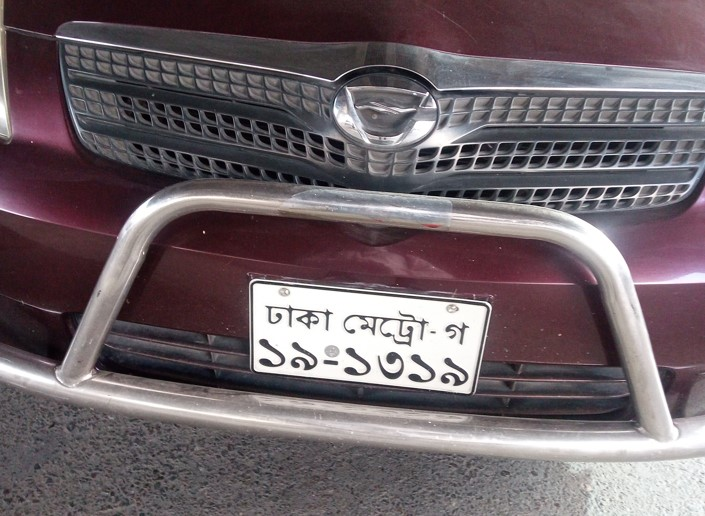
#> input picture test.jpg, 705 x 516 px
$ python another_way.py
#> lines starting #> are read from the running program, lines starting #| are printed output that depends on the picture; after the words box and inside, x2 and y2 are one past the last pixel; in counts of white or black regions, pixels touching at a corner belong together
import cv2
import pytesseract

image = cv2.imread('test.jpg')
#> image is the input picture: shape (516, 705, 3); mean B, G, R 101.8, 96.8, 108.9
gray = cv2.cvtColor(image, cv2.COLOR_BGR2GRAY)
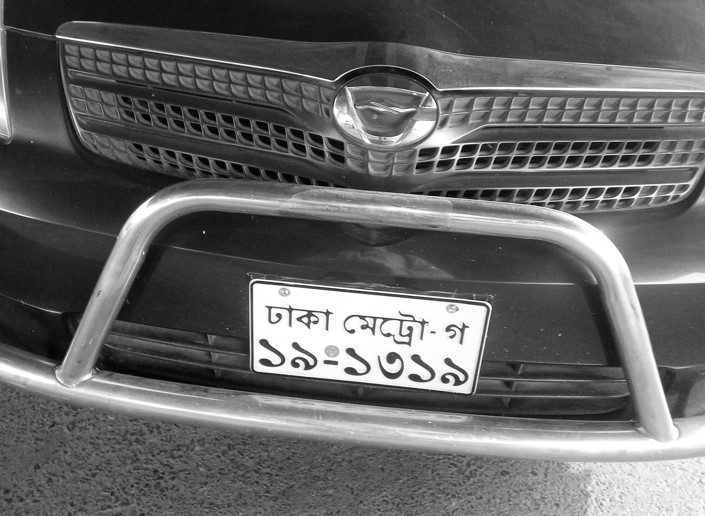
#> gray: shape (516, 705); min 0, max 255, mean 101
cv2.imshow("input",gray)
if cv2.waitKey(0) & 0xff == ord('q'):
#> (key q is pressed here)
    pass
thresh = 255 - cv2.threshold(gray, 0, 255, cv2.THRESH_BINARY_INV + cv2.THRESH_OTSU)[1]
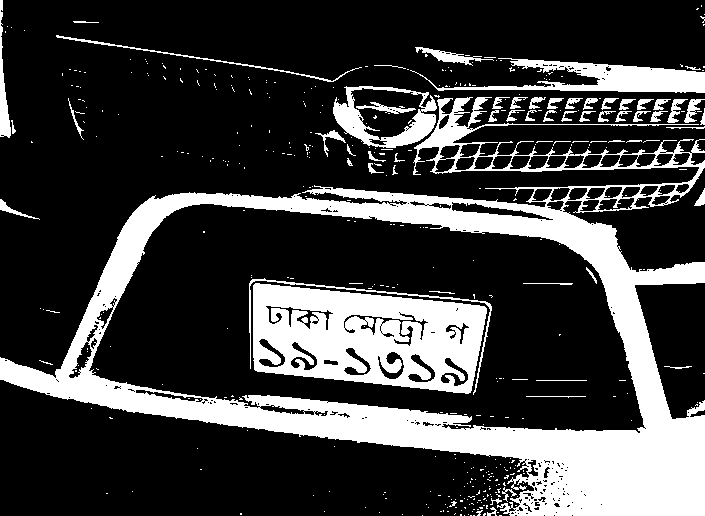
#> thresh: shape (516, 705); 24.6% white; 428 white regions (368 under 20 px), largest, box (x1, y1, x2, y2) and area: (0, 97, 705, 516) 58287, (253, 283, 487, 394) 17512, (410, 58, 705, 93) 4124
cv2.imshow("input",thresh)
if cv2.waitKey(0) & 0xff == ord('q'):
#> (key q is pressed here)
    pass
# Blur and perform text extraction(you can use raw image)
thresh = cv2.GaussianBlur(thresh, (3,3), 0)
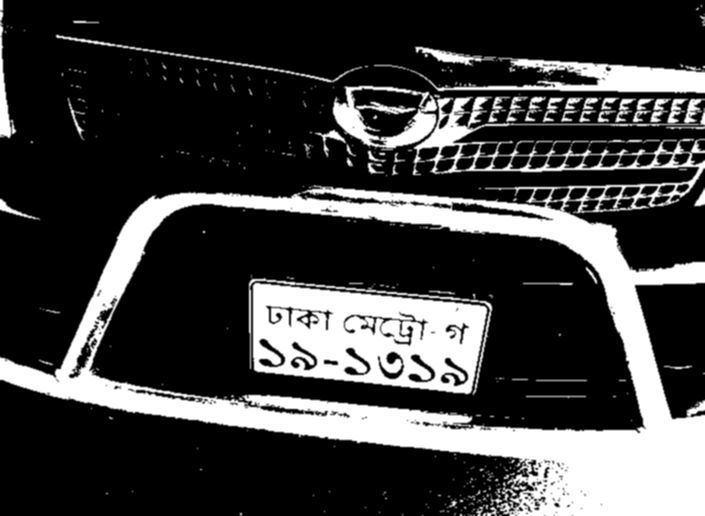
#> thresh: shape (516, 705); min 0, max 255, mean 62.7
cv2.imshow("input",thresh)
if cv2.waitKey(0) & 0xff == ord('q'):
#> (key q is pressed here)
    pass
pytesseract.pytesseract.tesseract_cmd = (r'C:\Program Files\Tesseract-OCR\tesseract.exe')
#> (the run stopped early here; a loop or call above may not have finished)
